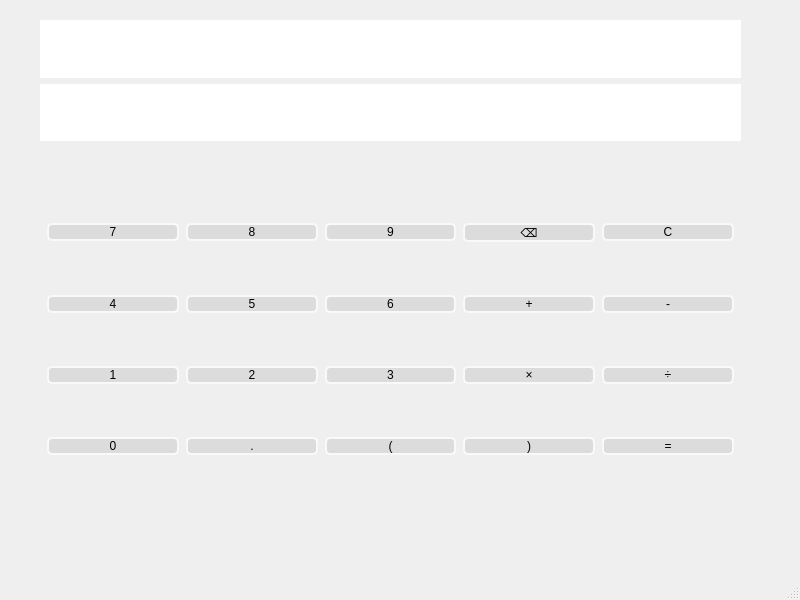
<?xml version="1.0" encoding="UTF-8"?>
<ui version="4.0">
 <class>MainWindow</class>
 <widget class="QMainWindow" name="MainWindow">
  <property name="geometry">
   <rect>
    <x>0</x>
    <y>0</y>
    <width>800</width>
    <height>600</height>
   </rect>
  </property>
  <property name="windowTitle">
   <string>Calculator</string>
  </property>
  <property name="styleSheet">
   <string notr="true"/>
  </property>
  <widget class="QWidget" name="centralwidget">
   <widget class="QWidget" name="verticalLayoutWidget">
    <property name="geometry">
     <rect>
      <x>40</x>
      <y>20</y>
      <width>701</width>
      <height>121</height>
     </rect>
    </property>
    <layout class="QVBoxLayout" name="io_lines">
     <item>
      <widget class="QLabel" name="input_line">
       <property name="styleSheet">
        <string notr="true">background-color:rgb(255, 255, 255);
font: 700 24pt &quot;Microsoft YaHei UI&quot;;</string>
       </property>
       <property name="text">
        <string/>
       </property>
      </widget>
     </item>
     <item>
      <widget class="QLabel" name="output_line">
       <property name="styleSheet">
        <string notr="true">background-color:rgb(255, 255, 255);
font: 700 24pt &quot;Microsoft YaHei UI&quot;;</string>
       </property>
       <property name="text">
        <string/>
       </property>
       <property name="alignment">
        <set>Qt::AlignRight|Qt::AlignTrailing|Qt::AlignVCenter</set>
       </property>
      </widget>
     </item>
    </layout>
   </widget>
   <widget class="QWidget" name="gridLayoutWidget">
    <property name="geometry">
     <rect>
      <x>40</x>
      <y>170</y>
      <width>701</width>
      <height>341</height>
     </rect>
    </property>
    <layout class="QGridLayout" name="buttons">
     <property name="sizeConstraint">
      <enum>QLayout::SetNoConstraint</enum>
     </property>
     <property name="leftMargin">
      <number>7</number>
     </property>
     <property name="topMargin">
      <number>7</number>
     </property>
     <property name="rightMargin">
      <number>7</number>
     </property>
     <property name="bottomMargin">
      <number>7</number>
     </property>
     <property name="spacing">
      <number>7</number>
     </property>
     <item row="1" column="0">
      <widget class="QPushButton" name="button4">
       <property name="styleSheet">
        <string notr="true">font: 24pt &quot;Microsoft YaHei UI&quot;; 
border:2px solid rgb(249, 249, 249);
border-radius:5px;
background-color:rgb(220, 220, 220);</string>
       </property>
       <property name="text">
        <string>4</string>
       </property>
      </widget>
     </item>
     <item row="0" column="0">
      <widget class="QPushButton" name="button7">
       <property name="styleSheet">
        <string notr="true">font: 24pt &quot;Microsoft YaHei UI&quot;; 
border:2px solid rgb(249, 249, 249);
border-radius:5px;
background-color:rgb(220, 220, 220);</string>
       </property>
       <property name="text">
        <string>7</string>
       </property>
      </widget>
     </item>
     <item row="1" column="1">
      <widget class="QPushButton" name="button5">
       <property name="styleSheet">
        <string notr="true">font: 24pt &quot;Microsoft YaHei UI&quot;; 
border:2px solid rgb(249, 249, 249);
border-radius:5px;
background-color:rgb(220, 220, 220);</string>
       </property>
       <property name="text">
        <string>5</string>
       </property>
      </widget>
     </item>
     <item row="2" column="2">
      <widget class="QPushButton" name="button3">
       <property name="styleSheet">
        <string notr="true">font: 24pt &quot;Microsoft YaHei UI&quot;; 
border:2px solid rgb(249, 249, 249);
border-radius:5px;
background-color:rgb(220, 220, 220);</string>
       </property>
       <property name="text">
        <string>3</string>
       </property>
      </widget>
     </item>
     <item row="3" column="1">
      <widget class="QPushButton" name="button_dot">
       <property name="styleSheet">
        <string notr="true">font: 24pt &quot;Microsoft YaHei UI&quot;; 
border:2px solid rgb(249, 249, 249);
border-radius:5px;
background-color:rgb(220, 220, 220);</string>
       </property>
       <property name="text">
        <string>.</string>
       </property>
      </widget>
     </item>
     <item row="1" column="2">
      <widget class="QPushButton" name="button6">
       <property name="styleSheet">
        <string notr="true">font: 24pt &quot;Microsoft YaHei UI&quot;; 
border:2px solid rgb(249, 249, 249);
border-radius:5px;
background-color:rgb(220, 220, 220);</string>
       </property>
       <property name="text">
        <string>6</string>
       </property>
      </widget>
     </item>
     <item row="2" column="0">
      <widget class="QPushButton" name="button1">
       <property name="styleSheet">
        <string notr="true">font: 24pt &quot;Microsoft YaHei UI&quot;; 
border:2px solid rgb(249, 249, 249);
border-radius:5px;
background-color:rgb(220, 220, 220);</string>
       </property>
       <property name="text">
        <string>1</string>
       </property>
      </widget>
     </item>
     <item row="3" column="2">
      <widget class="QPushButton" name="button_left">
       <property name="styleSheet">
        <string notr="true">font: 24pt &quot;Microsoft YaHei UI&quot;; 
border:2px solid rgb(249, 249, 249);
border-radius:5px;
background-color:rgb(220, 220, 220);</string>
       </property>
       <property name="text">
        <string>(</string>
       </property>
      </widget>
     </item>
     <item row="0" column="2">
      <widget class="QPushButton" name="button9">
       <property name="styleSheet">
        <string notr="true">font: 24pt &quot;Microsoft YaHei UI&quot;; 
border:2px solid rgb(249, 249, 249);
border-radius:5px;
background-color:rgb(220, 220, 220);</string>
       </property>
       <property name="text">
        <string>9</string>
       </property>
      </widget>
     </item>
     <item row="3" column="3">
      <widget class="QPushButton" name="button_right">
       <property name="styleSheet">
        <string notr="true">font: 24pt &quot;Microsoft YaHei UI&quot;; 
border:2px solid rgb(249, 249, 249);
border-radius:5px;
background-color:rgb(220, 220, 220);</string>
       </property>
       <property name="text">
        <string>)</string>
       </property>
      </widget>
     </item>
     <item row="0" column="1">
      <widget class="QPushButton" name="button8">
       <property name="styleSheet">
        <string notr="true">font: 24pt &quot;Microsoft YaHei UI&quot;; 
border:2px solid rgb(249, 249, 249);
border-radius:5px;
background-color:rgb(220, 220, 220);</string>
       </property>
       <property name="text">
        <string>8</string>
       </property>
      </widget>
     </item>
     <item row="2" column="1">
      <widget class="QPushButton" name="button2">
       <property name="styleSheet">
        <string notr="true">font: 24pt &quot;Microsoft YaHei UI&quot;; 
border:2px solid rgb(249, 249, 249);
border-radius:5px;
background-color:rgb(220, 220, 220);</string>
       </property>
       <property name="text">
        <string>2</string>
       </property>
      </widget>
     </item>
     <item row="3" column="0">
      <widget class="QPushButton" name="button0">
       <property name="styleSheet">
        <string notr="true">font: 24pt &quot;Microsoft YaHei UI&quot;; 
border:2px solid rgb(249, 249, 249);
border-radius:5px;
background-color:rgb(220, 220, 220);</string>
       </property>
       <property name="text">
        <string>0</string>
       </property>
      </widget>
     </item>
     <item row="2" column="3">
      <widget class="QPushButton" name="button_mul">
       <property name="styleSheet">
        <string notr="true">font: 24pt &quot;Microsoft YaHei UI&quot;; 
border:2px solid rgb(249, 249, 249);
border-radius:5px;
background-color:rgb(220, 220, 220);</string>
       </property>
       <property name="text">
        <string>×</string>
       </property>
      </widget>
     </item>
     <item row="0" column="3">
      <widget class="QPushButton" name="button_right_2">
       <property name="styleSheet">
        <string notr="true">font: 24pt &quot;Microsoft YaHei UI&quot;; 
border:2px solid rgb(249, 249, 249);
border-radius:5px;
background-color:rgb(220, 220, 220);</string>
       </property>
       <property name="text">
        <string>⌫</string>
       </property>
      </widget>
     </item>
     <item row="0" column="4">
      <widget class="QPushButton" name="button_right_3">
       <property name="styleSheet">
        <string notr="true">font: 24pt &quot;Microsoft YaHei UI&quot;; 
border:2px solid rgb(249, 249, 249);
border-radius:5px;
background-color:rgb(220, 220, 220);</string>
       </property>
       <property name="text">
        <string>C</string>
       </property>
      </widget>
     </item>
     <item row="1" column="4">
      <widget class="QPushButton" name="button_sub">
       <property name="styleSheet">
        <string notr="true">font: 24pt &quot;Microsoft YaHei UI&quot;; 
border:2px solid rgb(249, 249, 249);
border-radius:5px;
background-color:rgb(220, 220, 220);</string>
       </property>
       <property name="text">
        <string>-</string>
       </property>
      </widget>
     </item>
     <item row="2" column="4">
      <widget class="QPushButton" name="button_div">
       <property name="styleSheet">
        <string notr="true">font: 24pt &quot;Microsoft YaHei UI&quot;; 
border:2px solid rgb(249, 249, 249);
border-radius:5px;
background-color:rgb(220, 220, 220);</string>
       </property>
       <property name="text">
        <string>÷</string>
       </property>
      </widget>
     </item>
     <item row="3" column="4">
      <widget class="QPushButton" name="button_eq">
       <property name="styleSheet">
        <string notr="true">font: 24pt &quot;Microsoft YaHei UI&quot;; 
border:2px solid rgb(249, 249, 249);
border-radius:5px;
background-color:rgb(220, 220, 220);</string>
       </property>
       <property name="text">
        <string>=</string>
       </property>
      </widget>
     </item>
     <item row="1" column="3">
      <widget class="QPushButton" name="button_add">
       <property name="styleSheet">
        <string notr="true">font: 24pt &quot;Microsoft YaHei UI&quot;; 
border:2px solid rgb(249, 249, 249);
border-radius:5px;
background-color:rgb(220, 220, 220);</string>
       </property>
       <property name="text">
        <string>+</string>
       </property>
      </widget>
     </item>
    </layout>
   </widget>
  </widget>
  <widget class="QMenuBar" name="menubar">
   <property name="geometry">
    <rect>
     <x>0</x>
     <y>0</y>
     <width>800</width>
     <height>25</height>
    </rect>
   </property>
  </widget>
  <widget class="QStatusBar" name="statusbar"/>
 </widget>
 <resources/>
 <connections/>
</ui>
